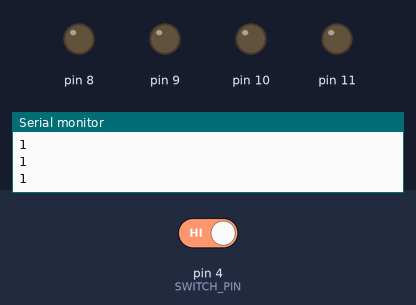
Recording of a sketch running on a simulated Arduino Uno, built with avr-gcc and run on an emulated ATmega328P. Parts: output pins drawn as LEDs (lit = HIGH), the last lines printed to the serial monitor. The inputs (shaded band) are chosen by the test bench; at power-on: pin 4 (SWITCH_PIN) HIGH.

Above: at 8.8 s.
8.9 s: pin 4 (SWITCH_PIN) driven LOW
At 12.6 s:
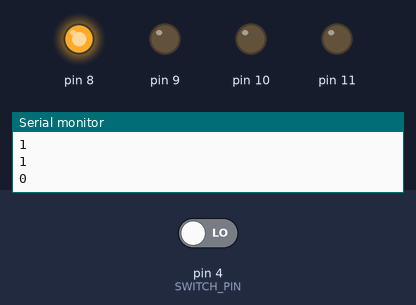
At 16.1 s:
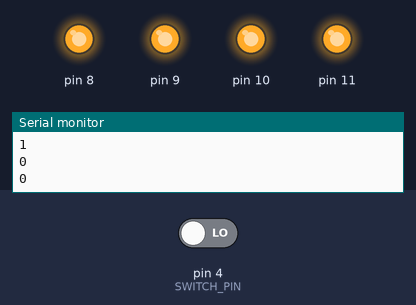
16.5 s: pin 4 (SWITCH_PIN) driven HIGH
At 20.8 s:
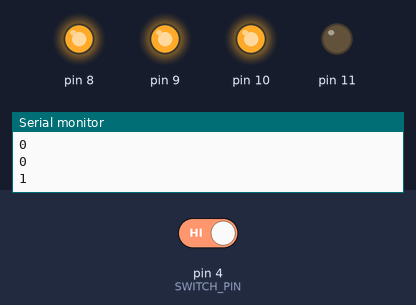
Timing chart, 0 to 24.5 s (numbered marks = the images above; inputs shaded):
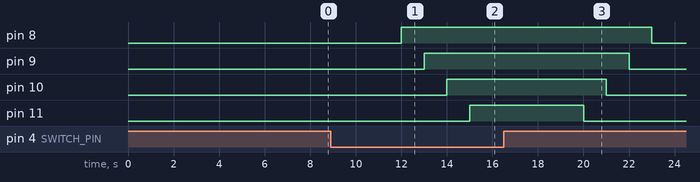

The sketch:

Project_11_Digital_Hourglass.ino
```cpp
/*
keyestudio STEM Starter Kit
Project 11
Digital Hourglass
http//www.keyestudio.com
*/
const byte SWITCH_PIN = 4; // connect tilt switch to D4
byte switch_state = 0;
void setup()
{
     for(int i=8;i<12;i++)
  {
        pinMode(i, OUTPUT);
  }
    pinMode(SWITCH_PIN, INPUT);
 for(int i=8;i<12;i++)
  {
    digitalWrite(i,0);
  }
  Serial.begin(9600);
}
void loop()
{
switch_state = digitalRead(SWITCH_PIN);
Serial.println(switch_state);
 if (switch_state == 0)
 {
 for(int i=8;i<12;i++)
  {
    digitalWrite(i,1);
    delay(1000);
  }
  }
   if (switch_state == 1)
 {
   for(int i=11;i>7;i--)
   {
    digitalWrite(i,0);
    delay(1000);
   }
  }
}//////////////////////////////////////////////////////////////////
```

Measured:
- after the input at 8.9 s, pin 8: LOW → HIGH after 3.1 s; pin 9: LOW → HIGH after 4.1 s; pin 10: LOW → HIGH after 5.1 s; pin 11: LOW → HIGH after 6.1 s
- after the input at 16.5 s, pin 8: HIGH → LOW after 6.5 s; pin 9: HIGH → LOW after 5.5 s; pin 10: HIGH → LOW after 4.5 s; pin 11: HIGH → LOW after 3.5 s
